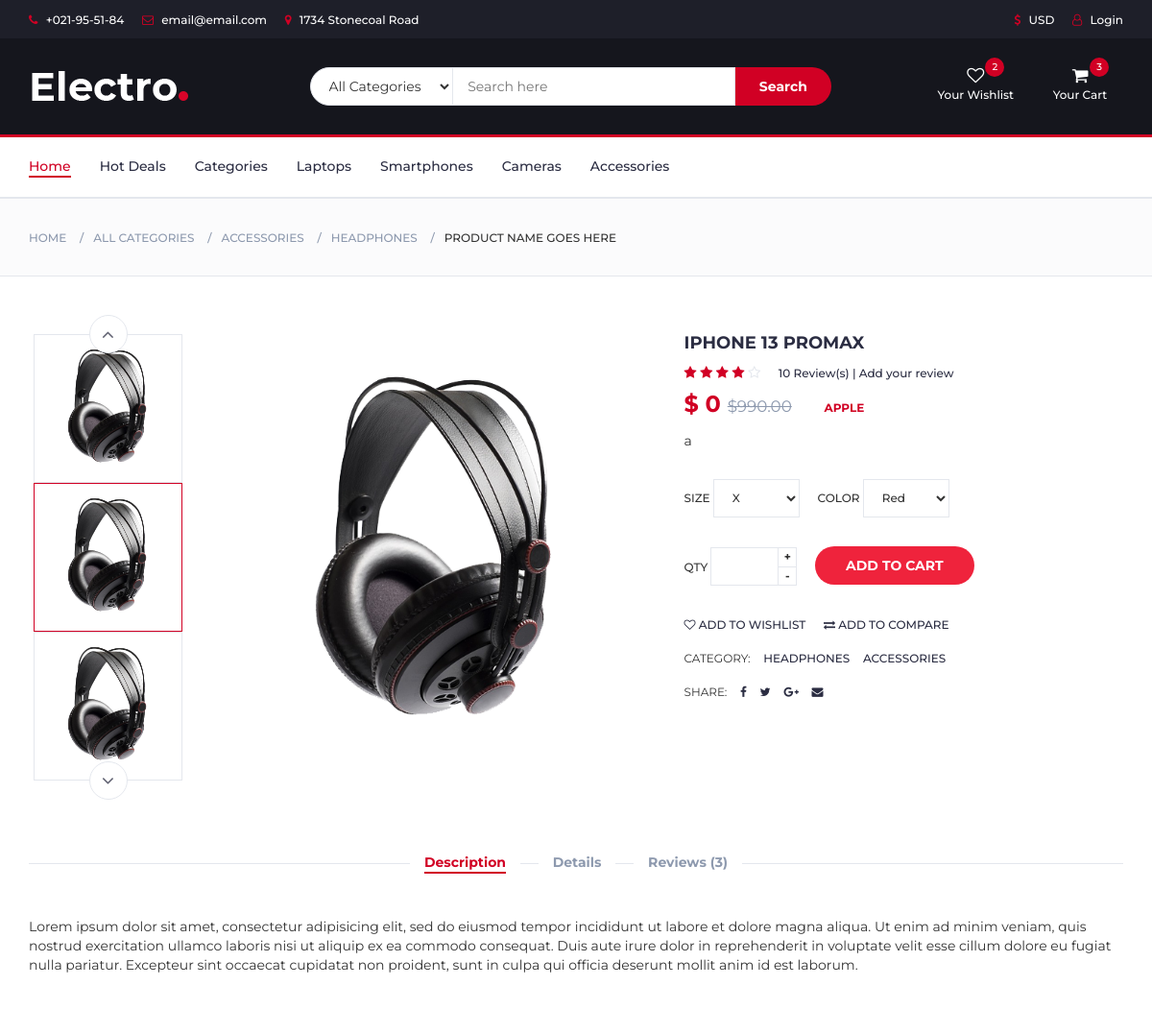
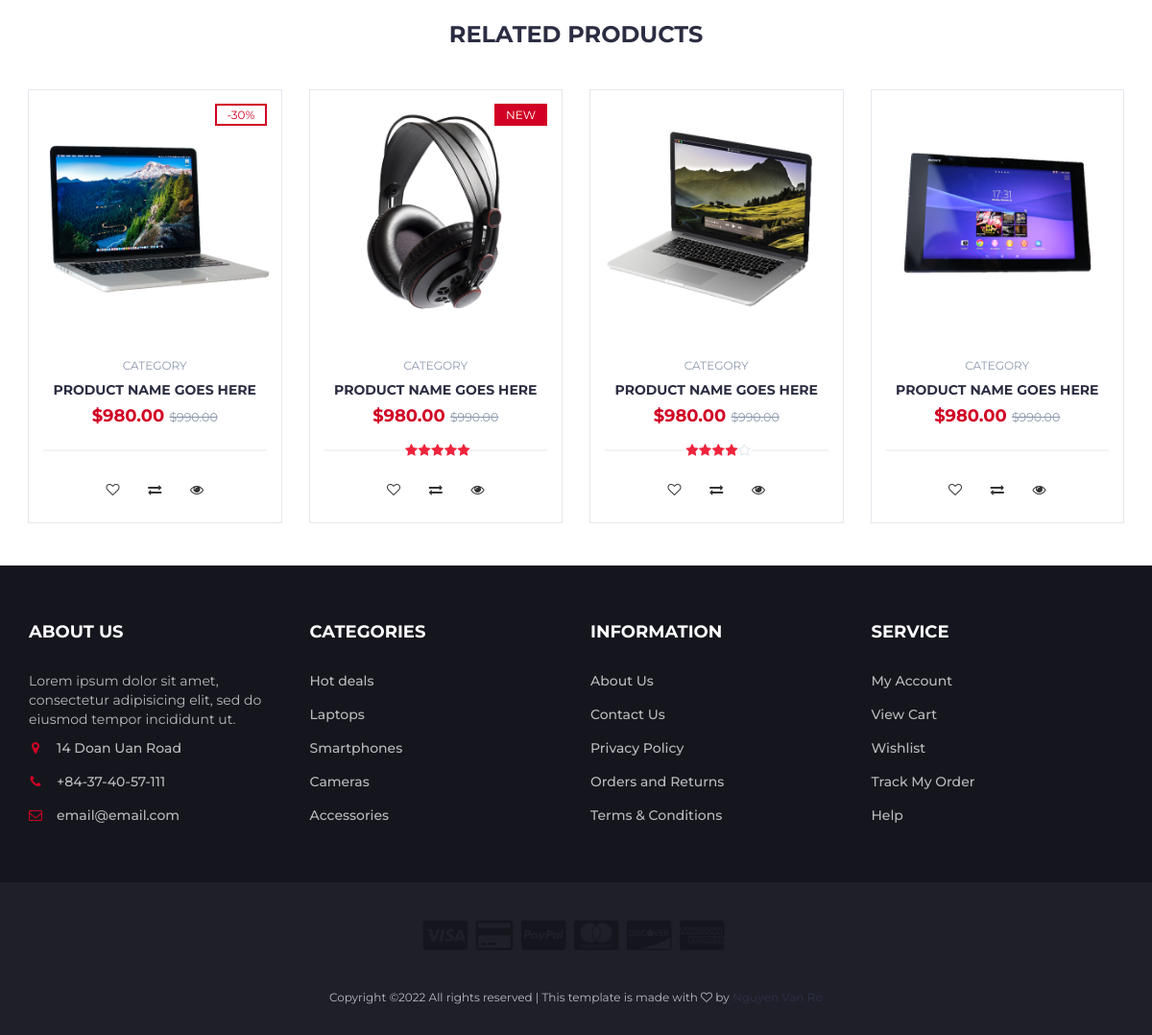
The app's page /detail/product/1 with its own data (2 pictures, top to bottom).
### core/models.py (models this page shows, shortened)
class TimeStampedModelMixin(models.Model):
    created_at = models.DateTimeField(u"Date created_at",auto_now_add=True)
    updated_at = models.DateTimeField(u"Date updated_at",auto_now=True, db_index=True)
    class Meta:
        abstract = True

class Product(TimeStampedModelMixin):
    name = models.CharField(max_length=255, blank=True, null=True)
    description = models.TextField(default='')
    detail = models.TextField(blank=True, null=True)
    category = models.ForeignKey(Category, on_delete=models.CASCADE, null=True)
    brand = models.ForeignKey(Brand, on_delete=models.CASCADE, null=True)
    price = models.IntegerField(default=0)
    size = models.ManyToManyField(Size)
    color = models.ManyToManyField(Color)
    amount = models.IntegerField(default=0)
    time_insurance = models.DateTimeField()
    image_link = models.FileField(upload_to='image-product', null=True)
    image_detail = models.FileField(upload_to='image-detail', null=True)
    views = models.IntegerField(default=0)
    class Meta:
        verbose_name_plural = '11. Sản phẩm'

class Brand(models.Model):
    name = models.CharField(max_length=255, blank=True, null=True)
    description = models.CharField(max_length=255, blank=True, null=True)
    code = models.CharField(max_length=11, blank=True, null=True)
    class Meta:
        verbose_name_plural = '02. Thương hiệu'
    def __str__(self):
        return self.name

### core/views/detail/view_detail.py (the view)
# urls.py: path('detail/product/<int:id_product>',view_detail.DetailProductView,name='detail_product')
def DetailProductView(request, id_product):
        detail_product = Product.objects.get(pk=id_product)
        return render(request, 'detail/detail_product.html',{'detail_product':detail_product})

### core/templates/detail/detail_product.html (shortened to what this page needs)
{% extends 'base.html' %} {% load static %} {% block content %}
<div id="breadcrumb" class="section">
    <div class="container">
        <div class="row">
            <div class="col-md-12">
                <ul class="breadcrumb-tree">
                    <li><a href="{% url 'home' %}">Home</a></li>
                    <li><a href="#">All Categories</a></li>
                    <li><a href="#">Accessories</a></li>
                    <li><a href="#">Headphones</a></li>
                    <li class="active">Product name goes here</li>
                </ul>
            </div>
        </div>
    </div>
</div>
<div class="section">
    <div class="container">
        <div class="row">
            <div class="col-md-5 col-md-push-2">
                <div id="product-main-img">
                    <div class="product-preview">
                        <img src="{{ detail_product.image_detail.url }}" alt="">
                    </div>
                </div>
            </div>
            <div class="col-md-2  col-md-pull-5">
                <div id="product-imgs">
                    <div class="product-preview">
                        <img src="{{ detail_product.image_detail.url }}" alt="">
                    </div>
                    <div class="product-preview">
                        <img src="{{ detail_product.image_detail.url }}" alt="">
                    </div>
                    <div class="product-preview">
                        <img src="{{ detail_product.image_detail.url }}" alt="">
                    </div>
                </div>
            </div>
            <div class="col-md-5">
                <div class="product-details">
                    <h2 class="product-name">{{ detail_product.name }}</h2>
                    <div>
                        <div class="product-rating">
                            <i class="fa fa-star"></i>
                            <i class="fa fa-star"></i>
                            <i class="fa fa-star"></i>
                            <i class="fa fa-star"></i>
                            <i class="fa fa-star-o"></i>
                        </div>
                        <a class="review-link" href="#">10 Review(s) | Add your review</a>
                    </div>
                    <div>
                        <h3 class="product-price">$ {{ detail_product.price }} <del class="product-old-price">$990.00</del></h3>
                        <span class="product-available"> {{ detail_product.brand }}</span>
                    </div>
                    <p>{{ detail_product.description }}</p>
                    <div class="product-options">
                        <label>
                                Size
                                <select class="input-select">
                                    <option value="0">X</option>
                                </select>
                            </label>
                        <label>
                                Color
                                <select class="input-select">
                                    <option value="0">Red</option>
                                </select>
                            </label>
                    </div>
                    <div class="add-to-cart">
                        <div class="qty-label">
                            Qty
                            <div class="input-number">
                                <input type="number">
                                <span class="qty-up">+</span>
                                <span class="qty-down">-</span>
                            </div>
                        </div>
                        <button class="add-to-cart-btn"> add to cart</button>
                    </div>
                    <ul class="product-btns">
                        <li><a href="#"><i class="fa fa-heart-o"></i> add to wishlist</a></li>
                        <li><a href="#"><i class="fa fa-exchange"></i> add to compare</a></li>
                    </ul>
                    <ul class="product-links">
                        <li>Category:</li>
                        <li><a href="#">Headphones</a></li>
                        <li><a href="#">Accessories</a></li>
                    </ul>
                    <ul class="product-links">
                        <li>Share:</li>
                        <li><a href="#"><i class="fa fa-facebook"></i></a></li>
                        <li><a href="#"><i class="fa fa-twitter"></i></a></li>
                        <li><a href="#"><i class="fa fa-google-plus"></i></a></li>
                        <li><a href="#"><i class="fa fa-envelope"></i></a></li>
                    </ul>
                </div>
            </div>
            <div class="col-md-12">
                <div id="product-tab">
                    <ul class="tab-nav">
                        <li class="active"><a data-toggle="tab" href="#tab1">Description</a></li>
                        <li><a data-toggle="tab" href="#tab2">Details</a></li>
                        <li><a data-toggle="tab" href="#tab3">Reviews (3)</a></li>
                    </ul>
                    <div class="tab-content">
                        <div id="tab1" class="tab-pane fade in active">
                            <div class="row">
                                <div class="col-md-12">
                                    <p>Lorem ipsum dolor sit amet, consectetur adipisicing elit, sed do eiusmod tempor incididunt ut labore et dolore magna aliqua. Ut enim ad minim veniam, quis nostrud exercitation ullamco laboris nisi ut aliquip ex ea commodo
                                        consequat. Duis aute irure dolor in reprehenderit in voluptate velit esse cillum dolore eu fugiat nulla pariatur. Excepteur sint occaecat cupidatat non proident, sunt in culpa qui officia deserunt mollit anim id
                                        est laborum.</p>
                                </div>
                            </div>
                        </div>
                    </div>
                </div>
            </div>
        </div>
    </div>
</div>
<div class="section">
    <div class="container">
        <div class="row">
            <div class="col-md-12">
                <div class="section-title text-center">
                    <h3 class="title">Related Products</h3>
                </div>
            </div>
            <div class="col-md-3 col-xs-6">
                <div class="product">
                    <div class="product-img">
                        <img src="./img/product01.png" alt="">
                        <div class="product-label">
                            <span class="sale">-30%</span>
                        </div>
                    </div>
                    <div class="product-body">
                        <p class="product-category">Category</p>
                        <h3 class="product-name"><a href="#">product name goes here</a></h3>
                        <h4 class="product-price">$980.00 <del class="product-old-price">$990.00</del></h4>
                        <div class="product-rating">
                        </div>
                        <div class="product-btns">
                            <button class="add-to-wishlist"><i class="fa fa-heart-o"></i><span class="tooltipp">add to wishlist</span></button>
                            <button class="add-to-compare"><i class="fa fa-exchange"></i><span class="tooltipp">add to compare</span></button>
                            <button class="quick-view"><i class="fa fa-eye"></i><span class="tooltipp">quick view</span></button>
                        </div>
                    </div>
                    <div class="add-to-cart">
                        <button class="add-to-cart-btn"> add to cart</button>
                    </div>
                </div>
            </div>
            <div class="col-md-3 col-xs-6">
                <div class="product">
                    <div class="product-img">
                        <img src="./img/product02.png" alt="">
                        <div class="product-label">
                            <span class="new">NEW</span>
                        </div>
                    </div>
                    <div class="product-body">
                        <p class="product-category">Category</p>
                        <h3 class="product-name"><a href="#">product name goes here</a></h3>
                        <h4 class="product-price">$980.00 <del class="product-old-price">$990.00</del></h4>
                        <div class="product-rating">
                            <i class="fa fa-star"></i>
                            <i class="fa fa-star"></i>
                            <i class="fa fa-star"></i>
                            <i class="fa fa-star"></i>
                            <i class="fa fa-star"></i>
                        </div>
                        <div class="product-btns">
                            <button class="add-to-wishlist"><i class="fa fa-heart-o"></i><span class="tooltipp">add to wishlist</span></button>
                            <button class="add-to-compare"><i class="fa fa-exchange"></i><span class="tooltipp">add to compare</span></button>
                            <button class="quick-view"><i class="fa fa-eye"></i><span class="tooltipp">quick view</span></button>
                        </div>
                    </div>
                    <div class="add-to-cart">
                        <button class="add-to-cart-btn"> add to cart</button>
                    </div>
                </div>
            </div>
            <div class="col-md-3 col-xs-6">
                <div class="product">
                    <div class="product-img">
                        <img src="./img/product03.png" alt="">
                    </div>
                    <div class="product-body">
                        <p class="product-category">Category</p>
                        <h3 class="product-name"><a href="#">product name goes here</a></h3>
                        <h4 class="product-price">$980.00 <del class="product-old-price">$990.00</del></h4>
                        <div class="product-rating">
                            <i class="fa fa-star"></i>
                            <i class="fa fa-star"></i>
                            <i class="fa fa-star"></i>
                            <i class="fa fa-star"></i>
                            <i class="fa fa-star-o"></i>
                        </div>
                        <div class="product-btns">
                            <button class="add-to-wishlist"><i class="fa fa-heart-o"></i><span class="tooltipp">add to wishlist</span></button>
                            <button class="add-to-compare"><i class="fa fa-exchange"></i><span class="tooltipp">add to compare</span></button>
                            <button class="quick-view"><i class="fa fa-eye"></i><span class="tooltipp">quick view</span></button>
                        </div>
                    </div>
                    <div class="add-to-cart">
                        <button class="add-to-cart-btn"> add to cart</button>
                    </div>
                </div>
            </div>
            <div class="col-md-3 col-xs-6">
                <div class="product">
                    <div class="product-img">
                        <img src="./img/product04.png" alt="">
                    </div>
                    <div class="product-body">
                        <p class="product-category">Category</p>
                        <h3 class="product-name"><a href="#">product name goes here</a></h3>
                        <h4 class="product-price">$980.00 <del class="product-old-price">$990.00</del></h4>
                        <div class="product-rating">
                        </div>
                        <div class="product-btns">
                            <button class="add-to-wishlist"><i class="fa fa-heart-o"></i><span class="tooltipp">add to wishlist</span></button>
                            <button class="add-to-compare"><i class="fa fa-exchange"></i><span class="tooltipp">add to compare</span></button>
                            <button class="quick-view"><i class="fa fa-eye"></i><span class="tooltipp">quick view</span></button>
                        </div>
                    </div>
                    <div class="add-to-cart">
                        <button class="add-to-cart-btn"> add to cart</button>
                    </div>
                </div>
            </div>
        </div>
    </div>
</div>
{% endblock content %}

### records on screen
Product: image_detail (picture), name "IPHONE 13 PROMAX", price "0", brand "APPLE", description "a"
